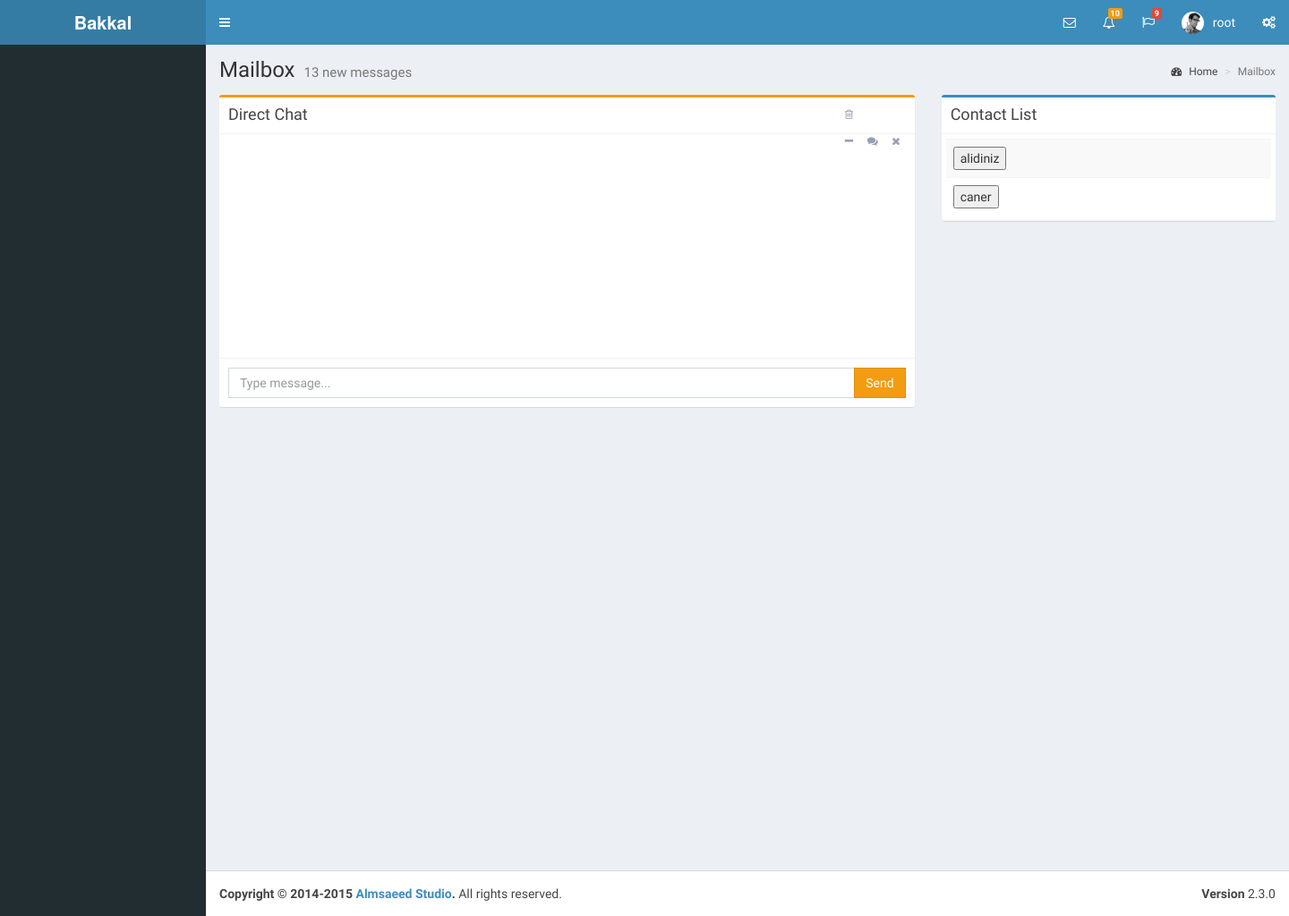
Page /all_messages/root (signed in) on the earlier database version.
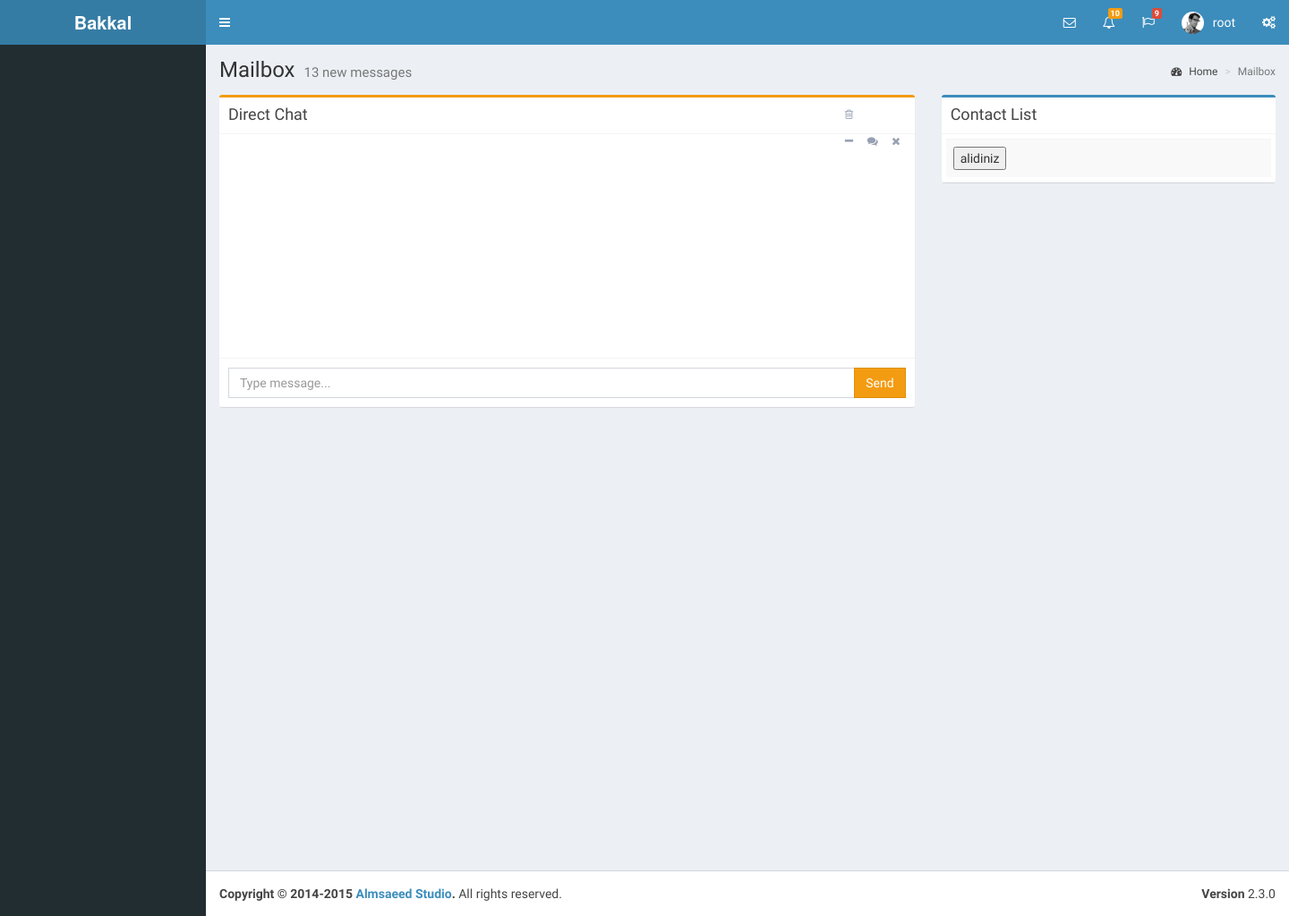
Same page on the later database version.
### main/models.py (models this page shows)
class Following(models.Model):
    following = models.ForeignKey(User, related_name='following', null=True)
    follower = models.ForeignKey(User, related_name='follower', null=True)
    date = models.DateTimeField(blank=True, auto_now=False, auto_now_add=True)

### main/views.py (the view)
# urls.py: url(r'^all_messages/(?P<username>\w+)$', views.all_messages, name='all_messages'),
@login_required(login_url='login_page')
@csrf_exempt
def all_messages(request, username):
    user = User.objects.get(username=username)
    followings = Following.objects.filter(follower=request.user)
    return render(request, 'allMessages.html', locals())

### templates/allMessages.html (shortened to what the changed rows need)
<!DOCTYPE html>
{% load staticfiles %}
<html>
  <head>
    <link rel="stylesheet" href="{% static 'bootstrap/css/bootstrap.min.css' %}">
    <link rel="stylesheet" href="https://maxcdn.bootstrapcdn.com/font-awesome/4.4.0/css/font-awesome.min.css">
    <link rel="stylesheet" href="https://code.ionicframework.com/ionicons/2.0.1/css/ionicons.min.css">
    <link rel="stylesheet" href="{% static 'plugins/fullcalendar/fullcalendar.min.css' %}">
    <link rel="stylesheet" href="{% static 'plugins/fullcalendar/fullcalendar.print.css' %}" media="print">
    <link rel="stylesheet" href="{% static 'dist/css/AdminLTE.min.css' %}">
    <link rel="stylesheet" href="{% static 'dist/css/skins/_all-skins.min.css' %}">
    <link rel="stylesheet" href="{% static 'plugins/iCheck/flat/blue.css' %}">
  </head>
  <body class="hold-transition skin-blue sidebar-mini">
    <div class="wrapper">
      <div class="content-wrapper">
        <section class="content-header">
          <h1>
            Mailbox
            <small>13 new messages</small>
          </h1>
        </section>
        <section class="content">
          <div class="row">
            <div class="col-md-4">
              <div class="box box-primary">
                <div class="box-body no-padding">
                  <div class="mailbox-controls">
                  <div class="table-responsive mailbox-messages">
                    <table class="table table-hover table-striped">
                      <tbody>
                      {% for following in followings %}
                        <tr>
                          <td class="mailbox-name"><button onclick="getUser('{{ following.following }}','{{ following.following.id }}','{{ request.user }}')">{{ following.following }}</button></td>
                          <td class="mailbox-attachment"></td>
                        </tr>
                        {% endfor %}
                      </tbody>
                    </table>
                  </div>
                </div>
              </div>
            </div>
          </div>
        </section>
      </div>
    </div>
  </body>
</html>

Differences in the rows shown:
removed Following: following "caner"
